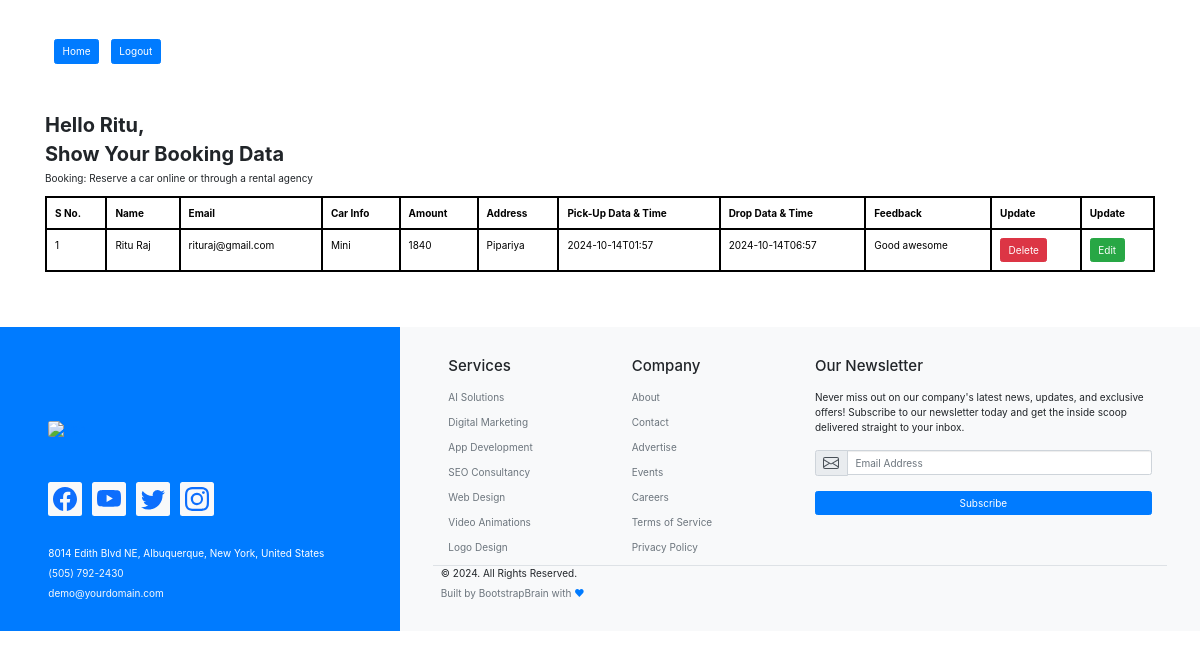
The page /showdata/rituraj@gmail.com on the database its author committed.
### app/models.py (models this page shows)
class Userdata(models.Model):
    fname=models.CharField(max_length=50)
    lname=models.CharField(max_length=50)
    email=models.EmailField()
    password=models.CharField(max_length=25)

class Book_data(models.Model):
    fname=models.CharField(max_length=(50))
    lname=models.CharField(max_length=(50))
    email=models.EmailField()
    carnm=models.CharField(max_length=(50))
    amount=models.IntegerField()
    address=models.TextField()
    pick=models.CharField(max_length=(50))
    drop=models.CharField(max_length=(50))
    feedback=models.TextField()

### app/views.py (the view, shortened to what this page needs)
# urls.py: path('showdata/<str:em>',views.showdata,name='showdata'),
def showdata(request,em):
    email=em
    getdata=Book_data.objects.filter(email=em)
    if getdata:
        data=Book_data.objects.filter(email=em)
        admindata=Userdata.objects.get(email=em)
        fname=admindata.fname
        lname=admindata.lname
        email=admindata.email
        password=admindata.password
        user={
            'fnm':fname,
            'lnm':lname,
            'em':email,
            'pass':password
            }
        return render(request,'datadisplay.html',{'data':data,'user':user})

### app/templates/datadisplay.html (shortened to what this page needs)
<!DOCTYPE html>
<html lang="en">
<head>
    <link rel="stylesheet" href="https://maxcdn.bootstrapcdn.com/bootstrap/3.4.1/css/bootstrap.min.css">
    <link rel="stylesheet" href="https://unpkg.com/bootstrap@5.3.3/dist/css/bootstrap.min.css">
    <link rel="stylesheet" href="https://unpkg.com/bs-brain@2.0.4/utilities/font-size/font-size.css">
    <link rel="stylesheet" href="https://unpkg.com/bs-brain@2.0.4/utilities/margin/margin.css">
    <link rel="stylesheet" href="https://unpkg.com/bs-brain@2.0.4/utilities/padding/padding.css">
    <link rel="stylesheet" href="https://cdn.jsdelivr.net/npm/bootstrap@4.6.2/dist/css/bootstrap.min.css">
</head>
<body><br><br>
    <div class="container">
        <a href="{% url 'select' em=user.em %}"><button type="button" class="btn btn-primary" style="margin: 9px;">Home</button></a>
        <a href="{% url 'home' %}"><button type="button" class="btn btn-primary">Logout</button></a>
    </div><br><br>
    <div class="container" style="background-color: white;border-radius: 10px;">
        <h2 style="font-weight: bold;margin-top: 10px;">Hello {{user.fnm}},</h2>
        <h2 style="font-weight: bold;">Show Your Booking Data</h2>
        <p> Booking: Reserve a car online or through a rental agency</p>
        <div class="table-responsive">
            <table class="table table-bordered">
                <thead>
                    <tr>
                        <th style="border: 2px solid black;">S No.</th>
                        <th style="border: 2px solid black;">Name</th>
                        <th style="border: 2px solid black;">Email</th>
                        <th style="border: 2px solid black;">Car Info</th>
                        <th style="border: 2px solid black;">Amount</th>
                        <th style="border: 2px solid black;">Address</th>
                        <th style="border: 2px solid black;">Pick-Up Data & Time</th>
                        <th style="border: 2px solid black;">Drop Data & Time</th>
                        <th style="border: 2px solid black;">Feedback</th>
                        <th style="border: 2px solid black;">Update</th>
                        <th style="border: 2px solid black;">Update</th>
                    </tr>
                </thead>
                <tbody>
                    {% for i in data %}
                    <tr>
                        <td style="border: 2px solid black;">{{forloop.counter}}</td>
                        <td style="border: 2px solid black;">{{i.fname}} {{i.lname}}</td>
                        <td style="border: 2px solid black;">{{i.email}}</td>
                        <td style="border: 2px solid black;">{{i.carnm}}</td>
                        <td style="border: 2px solid black;">{{i.amount}}</td>
                        <td style="border: 2px solid black;">{{i.address}}</td>
                        <td style="border: 2px solid black;">{{i.pick}}</td>
                        <td style="border: 2px solid black;">{{i.drop}}</td>
                        <td style="border: 2px solid black;">{{i.feedback}}</td>
                        <td style="border: 2px solid black;"><a href="{% url 'delete' pk=i.id em=i.email %}"><button
                                    class="btn btn-danger">Delete</button></a></td>
                        <td style="border: 2px solid black;"><a href="{% url 'edit' pk=i.id %} "><button
                                    class="btn btn-success">Edit</button></a></td>
                    </tr>
                    {% endfor %}
                </tbody>
            </table>
        </div>
    </div><br>
    <br><br><footer class="footer">
        <section>
            <div class="container-fluid">
                <div class="row">
                    <div class="col-12 col-lg-4 bg-primary py-4 py-md-5 py-xxl-8">
                        <div class="row h-100 align-items-end justify-content-center">
                            <div class="col-12 col-md-11 col-xl-10">
                                <div class="footer-logo-wrapper">
                                    <a href="#!">
                                        <img class="img-fluid rounded mb-4" loading="lazy" src="https://img.freepik.com/premium-vector/automotive-car-logo-design_160069-36.jpg" width="100" height="5" alt="logo">
                                    </a>
                                </div>
                                <div class="social-media-wrapper mt-5">
                                    <ul class="nav">
                                        <li class="nav-item me-3">
                                            <a class="nav-link link-primary p-2 bg-light rounded" href="#!">
                                            </a>
                                        </li>
                                        <li class="nav-item me-3">
                                            <a class="nav-link link-primary p-2 bg-light rounded" href="#!">
                                            </a>
                                        </li>
                                        <li class="nav-item me-3">
                                            <a class="nav-link link-primary p-2 bg-light rounded" href="#!">
                                            </a>
                                        </li>
                                        <li class="nav-item">
                                            <a class="nav-link link-primary p-2 bg-light rounded" href="#!">
                                            </a>
                                        </li>
                                    </ul>
                                </div>
                                <div class="address-wrapper mt-5">
                                    <address class="mb-2 text-white">8014 Edith Blvd NE, Albuquerque, New York, United
                                        States</address>
                                    <p class="mb-2">
                                        <a class="link-light text-decoration-none" href="tel:+15057922430">(505)
                                            792-2430</a>
                                    </p>
                                    <p class="mb-0">
                                        <a class="link-light text-decoration-none"
                                            href="mailto:demo@yourdomain.com">demo@yourdomain.com</a>
                                    </p>
                                </div>
                            </div>
                        </div>
                    </div>
                    <div class="col-12 col-lg-8 bg-light py-4 py-md-5 py-xxl-8">
                        <div class="row justify-content-center">
                            <div class="col-12 col-md-11 col-xxl-10">
                                <div class="row gy-4 gy-sm-0">
                                    <div class="col-6 col-sm-3">
                                        <div class="widget">
                                            <h4 class="widget-title mb-4">Services</h4>
                                            <ul class="list-unstyled">
                                                <li class="mb-3">
                                                    <a href="#!" class="link-secondary text-decoration-none">AI
                                                        Solutions</a>
                                                </li>
                                                <li class="mb-3">
                                                    <a href="#!" class="link-secondary text-decoration-none">Digital
                                                        Marketing</a>
                                                </li>
                                                <li class="mb-3">
                                                    <a href="#!" class="link-secondary text-decoration-none">App
                                                        Development</a>
                                                </li>
                                                <li class="mb-3">
                                                    <a href="#!" class="link-secondary text-decoration-none">SEO
                                                        Consultancy</a>
                                                </li>
                                                <li class="mb-3">
                                                    <a href="#!" class="link-secondary text-decoration-none">Web
                                                        Design</a>
                                                </li>
                                                <li class="mb-3">
                                                    <a href="#!" class="link-secondary text-decoration-none">Video
                                                        Animations</a>
                                                </li>
                                                <li class="mb-0">
                                                    <a href="#!" class="link-secondary text-decoration-none">Logo
                                                        Design</a>
                                                </li>
                                            </ul>
                                        </div>
                                    </div>
                                    <div class="col-6 col-sm-3">
                                        <div class="widget">
                                            <h4 class="widget-title mb-4">Company</h4>
                                            <ul class="list-unstyled">
                                                <li class="mb-3">
                                                    <a href="#!" class="link-secondary text-decoration-none">About</a>
                                                </li>
                                                <li class="mb-3">
                                                    <a href="#!" class="link-secondary text-decoration-none">Contact</a>
                                                </li>
                                                <li class="mb-3">
                                                    <a href="#!"
                                                        class="link-secondary text-decoration-none">Advertise</a>
                                                </li>
                                                <li class="mb-3">
                                                    <a href="#!" class="link-secondary text-decoration-none">Events</a>
                                                </li>
                                                <li class="mb-3">
                                                    <a href="#!" class="link-secondary text-decoration-none">Careers</a>
                                                </li>
                                                <li class="mb-3">
                                                    <a href="#!" class="link-secondary text-decoration-none">Terms of
                                                        Service</a>
                                                </li>
                                                <li class="mb-0">
                                                    <a href="#!" class="link-secondary text-decoration-none">Privacy
                                                        Policy</a>
                                                </li>
                                            </ul>
                                        </div>
                                    </div>
                                    <div class="col-12 col-sm-6">
                                        <div class="widget">
                                            <h4 class="widget-title mb-4">Our Newsletter</h4>
                                            <p class="mb-4">Never miss out on our company's latest news, updates, and
                                                exclusive offers! Subscribe to our newsletter today and get the inside
                                                scoop delivered straight to your inbox.</p>
                                            <form action="#!">
                                                <div class="row gy-4">
                                                    <div class="col-12">
                                                        <div class="input-group">
                                                            <span class="input-group-text" id="email-newsletter-addon">
                                                            </span>
                                                            <input type="email" class="form-control"
                                                                id="email-newsletter" value=""
                                                                placeholder="Email Address"
                                                                aria-label="email-newsletter"
                                                                aria-describedby="email-newsletter-addon" required>
                                                        </div>
                                                    </div>
                                                    <div class="col-12">
                                                        <div class="d-grid">
                                                            <button class="btn btn-primary"
                                                                type="submit">Subscribe</button>
                                                        </div>
                                                    </div>
                                                </div>
                                            </form>
                                        </div>
                                    </div>
                                </div>
                                <div class="row mt-6 border-top border-light-subtle">
                                    <div class="footer-copyright-wrapper mt-6">
                                        &copy; 2024. All Rights Reserved.
                                    </div>
                                    <div class="credits text-secondary mt-2 fs-7">
                                        Built by <a href="https://bootstrapbrain.com/"
                                            class="link-secondary text-decoration-none">BootstrapBrain</a> with <span
                                            class="text-primary">&#9829;</span>
                                    </div>
                                </div>
                            </div>
                        </div>
                    </div>
                </div>
            </div>
        </section>
    </footer>
</body>
</html>

### app/templates/datadisplay.html (style rules this page uses)
body { background-color: rgb(235, 237, 230); overflow-x: hidden; padding: 0px; margin: 0px; background-image: url(https://encrypted-tbn0.gstatic.com/images?q=tbn:ANd9GcTSItCmSv1eE0xHFrhzHp1a9HdC9bpIX5cl3Q&s); }

### rows shown on the page
Userdata: fnm "Ritu"
Book_data: fname "Ritu", lname "Raj", email "rituraj@gmail.com", carnm "Mini", amount "1840", address "Pipariya", pick "2024-10-14T01:57", drop "2024-10-14T06:57", feedback "Good awesome"
